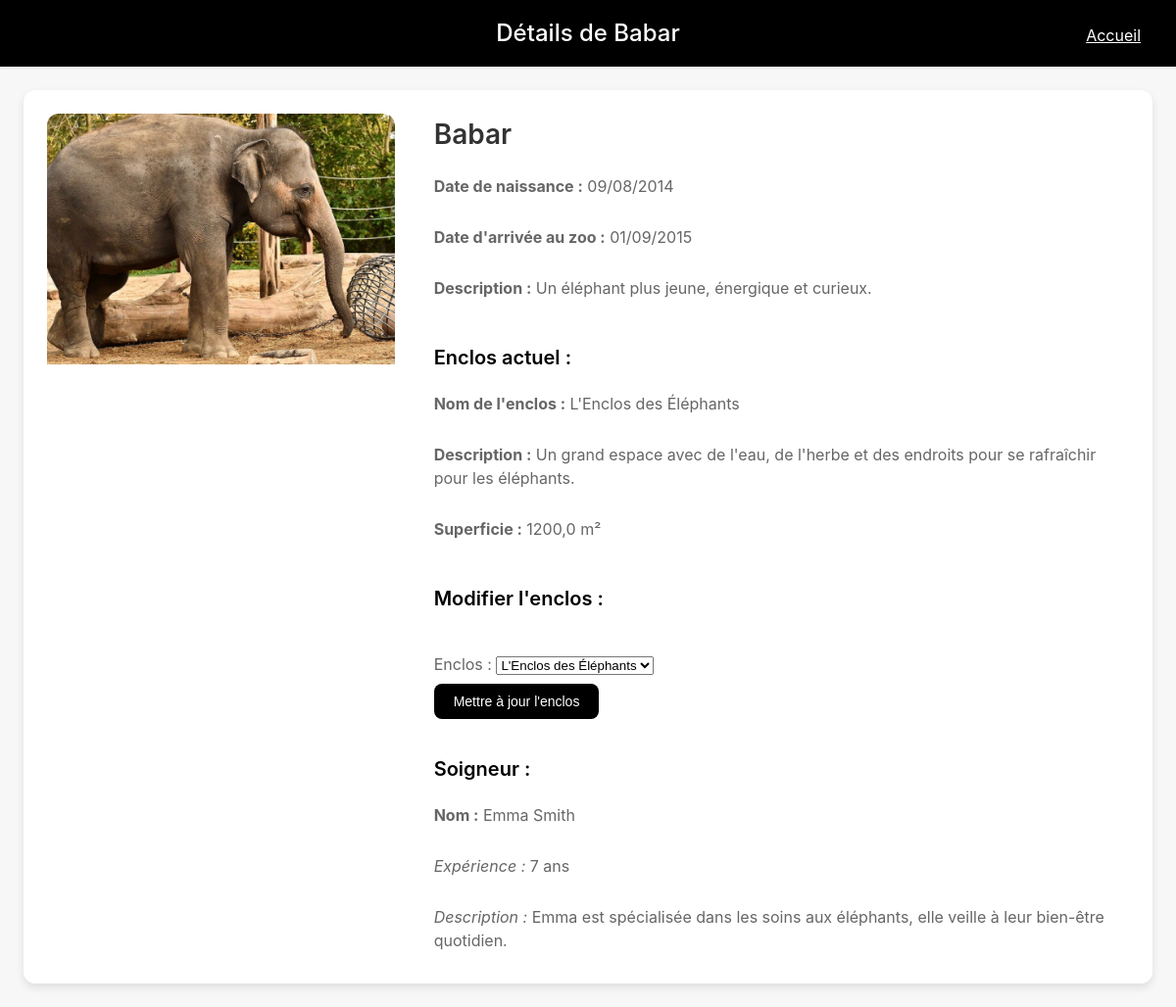
Screenshot of /animal/4/ with the database file from the repository.
### zoo/models.py (models this page shows, shortened)
class Animal(models.Model):
    nom = models.CharField(max_length=100)
    description = models.CharField(max_length=1000)
    enclos = models.ForeignKey('Enclos', on_delete=models.CASCADE)
    soigneur = models.ForeignKey('Soigneur', on_delete=models.CASCADE, null=True, blank=True)
    date_naissance = models.DateField()
    date_arrivee = models.DateField(null=True, blank=True)
    image = models.ImageField(upload_to='images/', null=True, blank=True)

class Enclos(models.Model):
    nom = models.CharField(max_length=100)
    description = models.CharField(max_length=1000)
    superficie = models.FloatField(help_text="Superficie en m²")
    image = models.ImageField(upload_to='images/', null=True, blank=True)
    def __str__(self):
        return self.nom

class Soigneur(models.Model):
    nom = models.CharField(max_length=100)
    experience = models.IntegerField(help_text="Nombre d'années d'expérience")
    description = models.CharField(max_length=1000)

### zoo/views.py (the view)
# urls.py: path('animal/<int:animal_id>/', views.detail_animal, name='detail_animal'),
def detail_animal(request, animal_id):
    animal = get_object_or_404(Animal, id=animal_id)
    if request.method == 'POST':
        form = ChangeEnclosForm(request.POST, instance=animal)
        if form.is_valid():
            form.save()
            return redirect('detail_animal', animal_id=animal.id)
    else:
        form = ChangeEnclosForm(instance=animal)
    context = {
        'animal': animal,
        'form': form,
    }
    return render(request, 'zoo/detail_animal.html', context)

### zoo/forms.py
class ChangeEnclosForm(forms.ModelForm):
    class Meta:
        model = Animal
        fields = ['enclos']

### zoo/templates/zoo/detail_animal.html (shortened to what this page needs)
{% load static %}
{% block extra_head %}
    <link rel="stylesheet" href="{% static 'css/detail_animal.css' %}">
{% endblock %}
{% block content %}
    <header class="header">
        <h1>Détails de {{ animal.nom }}</h1>
        <a href="{% url 'index' %}" class="event-button">Accueil</a>
    </header>
    <main class="container">
        <section class="section animal-detail">
            <article class="animal-card">
                <div class="animal-image">
                    {% if animal.image %}
                        <img src="{{ animal.image.url }}" alt="Image de {{ animal.nom }}">
                    {% else %}
                        <h1>Pas d'image pour cet animal</h1>
                    {% endif %}
                </div>
                <div class="animal-info">
                    <h3>{{ animal.nom }}</h3>
                    <p><strong>Date de naissance :</strong> {{ animal.date_naissance|date:"d/m/Y" }}</p>
                    <p><strong>Date d'arrivée au zoo :</strong> {{ animal.date_arrivee|date:"d/m/Y" }}</p>
                    <p><strong>Description :</strong> {{ animal.description }}</p>
                    <h4>Enclos actuel :</h4>
                    <p><strong>Nom de l'enclos :</strong> {{ animal.enclos.nom }}</p>
                    <p><strong>Description :</strong> {{ animal.enclos.description }}</p>
                    <p><strong>Superficie :</strong> {{ animal.enclos.superficie }} m²</p>
                    <h4>Modifier l'enclos :</h4>
                    <form method="POST">
                        {{ form.as_p }}
                        <button type="submit">Mettre à jour l'enclos</button>
                    </form>
                    <h4>Soigneur :</h4>
                    <p><strong>Nom :</strong> {{ animal.soigneur.nom }}</p>
                    <p><em>Expérience :</em> {{ animal.soigneur.experience }} ans</p>
                    <p><em>Description :</em> {{ animal.soigneur.description }}</p>
                </div>
            </article>
        </section>
    </main>
{% endblock %}

### zoo/static/css/detail_animal.css (style rules this page uses)
* { margin: 0; padding: 0; box-sizing: border-box; }
.header { background-color: black; padding: 16px 24px; box-shadow: 0 1px 3px rgba(0, 0, 0, 0.1); position: sticky; top: 0; z-index: 100; text-align: center; color: white; }
.header h1 { font-size: 24px; font-weight: 500; }
.container { max-width: 1200px; margin: 0 auto; padding: 24px; }
.animal-card { display: flex; flex-wrap: wrap; gap: 20px; padding: 24px; background-color: white; border-radius: 12px; box-shadow: 0 4px 8px rgba(0, 0, 0, 0.1); }
.animal-image { flex: 1; max-width: 400px; overflow: hidden; border-radius: 12px; margin-right: 20px; }
.animal-image img { width: 100%; height: auto; object-fit: cover; }
.animal-info { flex: 2; display: flex; flex-direction: column; gap: 12px; }
.animal-info h3 { font-size: 28px; font-weight: 600; color: #333; }
.animal-info p { margin: 8px 0; line-height: 1.5; color: #666; }
form { margin-top: 20px; }
form button { background-color: #000; color: white; padding: 10px 20px; border: none; border-radius: 8px; cursor: pointer; font-size: 14px; font-weight: 500; transition: background-color 0.2s; }
h4 { margin-top: 24px; font-size: 20px; font-weight: 600; color: black; }
.event-button { background-color: #000; color: white; padding: 8px 16px; border: none; border-radius: 4px; cursor: pointer; position: absolute; right: 20px; top: 16px; }

### rows the page displays
Animal: nom "Babar", image (picture), date_naissance "09/08/2014", date_arrivee "01/09/2015", description "Un éléphant plus jeune, énergique et curieux.", enclos.nom "L'Enclos des Éléphants", enclos.description "Un grand espace avec de l'eau, de l'herbe et des endroits pour se rafraîchir pour les éléphants.", enclos.superficie "1200,0", enclos "L'Enclos des Éléphants", soigneur.nom "Emma Smith", soigneur.experience "7", soigneur.description "Emma est spécialisée dans les soins aux éléphants, elle veille à leur bien-être quotidien."
